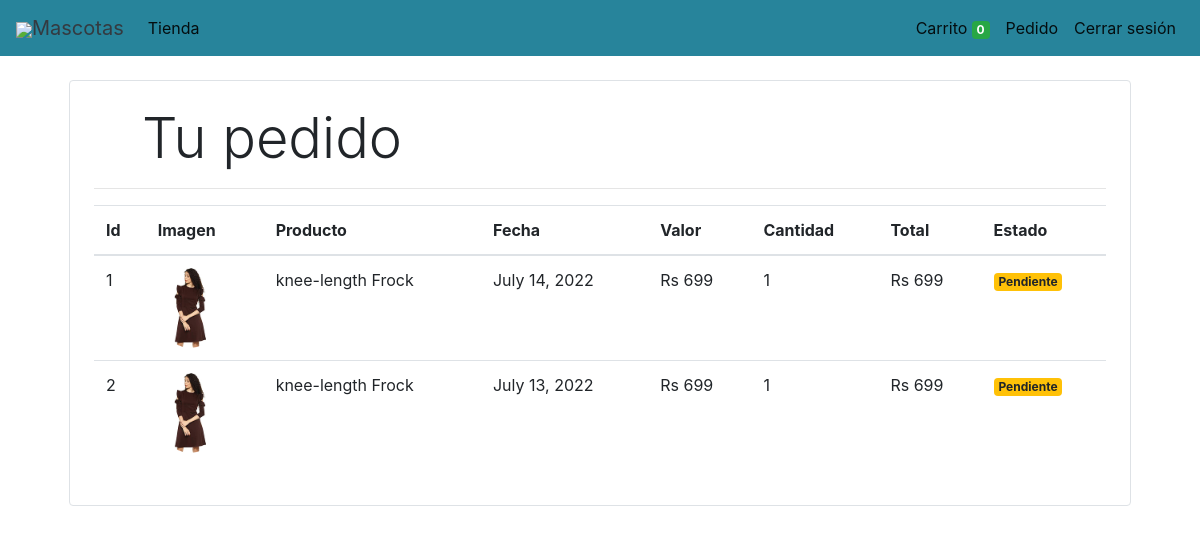
Page /orders (signed in) on the committed database.
### store/models/orders.py (models this page shows, shortened)
class Order(models.Model):
    product = models.ForeignKey(Products,
                                on_delete=models.CASCADE)
    customer = models.ForeignKey(Customer,
                                 on_delete=models.CASCADE)
    quantity = models.IntegerField(default=1)
    price = models.IntegerField()
    address = models.CharField (max_length=50, default='', blank=True)
    phone = models.CharField (max_length=50, default='', blank=True)
    date = models.DateField (default=datetime.datetime.today)
    status = models.BooleanField (default=False)
    @staticmethod
    def get_orders_by_customer(customer_id):
        return Order.objects.filter(customer=customer_id).order_by('-date')

### store/models/product.py (models this page shows, shortened)
class Products(models.Model):
    name = models.CharField(max_length=60)
    price= models.IntegerField(default=0)
    category= models.ForeignKey(Category,on_delete=models.CASCADE,default=1 )
    description= models.CharField(max_length=250, default='', blank=True, null= True)
    image= models.ImageField(upload_to='uploads/products/')

### store/middlewares/auth.py (the view)
    def middleware(request):
        print(request.session.get('customer'))
        returnUrl = request.META['PATH_INFO']
        print(request.META['PATH_INFO'])
        if not request.session.get('customer'):
           return redirect(f'login?return_url={returnUrl}')
        response = get_response(request)
        return response

### store/templatetags/custom_filter.py (called while the page is built)
@register.filter(name='currency')
def currency(number):
    return "Rs "+str(number)

@register.filter(name='multiply')
def multiply(number , number1):
    return number * number1

### store/views/orders.py (called while the page is built)
    def get(self , request ):
        customer = request.session.get('customer')
        orders = Order.get_orders_by_customer(customer)
        print(orders)
        return render(request , 'orders.html'  , {'orders' : orders})

### store/templates/orders.html
{% extends 'base.html' %}
{% block content %}
{% load cart %}
{% load custom_filter %}
<div class="container">
   <div class="border rounded p-4 m-4">
        <p class="display-4 pl-4 ml-4">Tu pedido</p>
        <hr>
        <table class="table">
            <thead>
                <tr>
                    <th>Id</th>
                    <th>Imagen</th>
                    <th>Producto</th>
                    <th>Fecha</th>
                    <th>Valor</th>
                    <th>Cantidad</th>
                    <th>Total</th>
                    <th>Estado</th>
                </tr>
            </thead>
            <tbody>
                {% for order in orders %}
                <tr>
                    <td>{{forloop.counter}}</td>
                    <td><img style="height: 80px;" class="rounded-circle" src="{{order.product.image.url}}" alt=""></td>
                    <td>{{order.product.name}}</td>
                    <td>{{order.date}}</td>
                    <td>{{order.price|currency}}</td>
                    <td>{{order.quantity}}</td>
                    <td>{{order.quantity|multiply:order.price|currency}}</td>
                    {% if order.status %}
                    <td><small class="badge badge-success">Completado</small></td>
                    {%else%}
                    <td><small class="badge badge-warning">Pendiente</small></td>
                    {% endif %}
                </tr>
                {% endfor %}
            </tbody>
        </table>
   </div>
</div>
{% endblock %}

### rows in the picture
Order: product.image (picture), product.name "knee-length Frock", date "July 14, 2022", price "Rs 699", quantity "1", quantity|multiply "Rs 699", status "Pendiente"
Order: product.image (picture), product.name "knee-length Frock", date "July 13, 2022", price "Rs 699", quantity "1", quantity|multiply "Rs 699", status "Pendiente"

### other values in the picture
{{ request.session.cart.keys|length }} "0"
